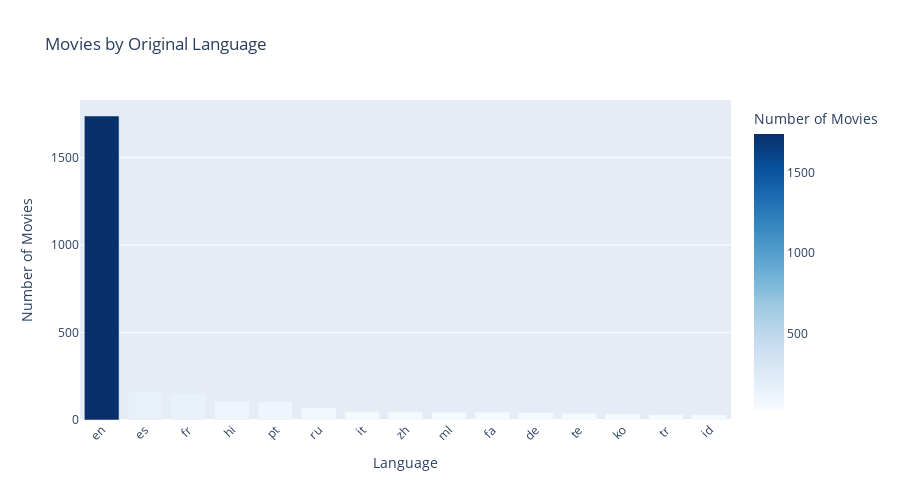

The cell this chart's notebook holds for it:
### Code cell
import plotly.express as px
import plotly.graph_objects as go

# Group by language and get counts
language_counts = movies.groupby('original_language').size().reset_index(name='count')

# Sort by count and get top 15 languages
language_counts = language_counts.sort_values('count', ascending=False).head(15)

# Create interactive bar chart with Plotly
fig = px.bar(language_counts, 
             x='original_language', 
             y='count',
             title='Movies by Original Language',
             labels={'original_language': 'Language', 'count': 'Number of Movies'},
             color='count',
             color_continuous_scale='Blues')

# Customize layout
fig.update_layout(
    xaxis_tickangle=-45,
    height=500,
    showlegend=False
)

fig.show()

### Figure 1 — Plotly figure (JSON) as saved in the notebook; plotly's stock layout.template omitted (floating-point values rounded to 4 significant figures)
{"data": [{"hovertemplate": "Language=%{x}<br>Number of Movies=%{marker.color}<extra></extra>", "legendgroup": "", "marker": {"color": [1738, 160, 150, 107, 104, 70, 48, 46, 45, 44, 42, 38, 35, 30, 29], "coloraxis": "coloraxis", "pattern": {"shape": ""}}, "name": "", "orientation": "v", "showlegend": false, "textposition": "auto", "type": "bar", "x": ["en", "es", "fr", "hi", "pt", "ru", "it", "zh", "ml", "fa", "de", "te", "ko", "tr", "id"], "xaxis": "x", "y": [1738, 160, 150, 107, 104, 70, 48, 46, 45, 44, 42, 38, 35, 30, 29], "yaxis": "y"}], "layout": {"barmode": "relative", "coloraxis": {"colorbar": {"title": {"text": "Number of Movies"}}, "colorscale": [[0, "rgb(247,251,255)"], [0.125, "rgb(222,235,247)"], [0.25, "rgb(198,219,239)"], [0.375, "rgb(158,202,225)"], [0.5, "rgb(107,174,214)"], [0.625, "rgb(66,146,198)"], [0.75, "rgb(33,113,181)"], [0.875, "rgb(8,81,156)"], [1, "rgb(8,48,107)"]]}, "height": 500, "legend": {"tracegroupgap": 0}, "showlegend": false, "title": {"text": "Movies by Original Language"}, "xaxis": {"anchor": "y", "domain": [0, 1], "tickangle": -45, "title": {"text": "Language"}}, "yaxis": {"anchor": "x", "domain": [0, 1], "title": {"text": "Number of Movies"}}}}
